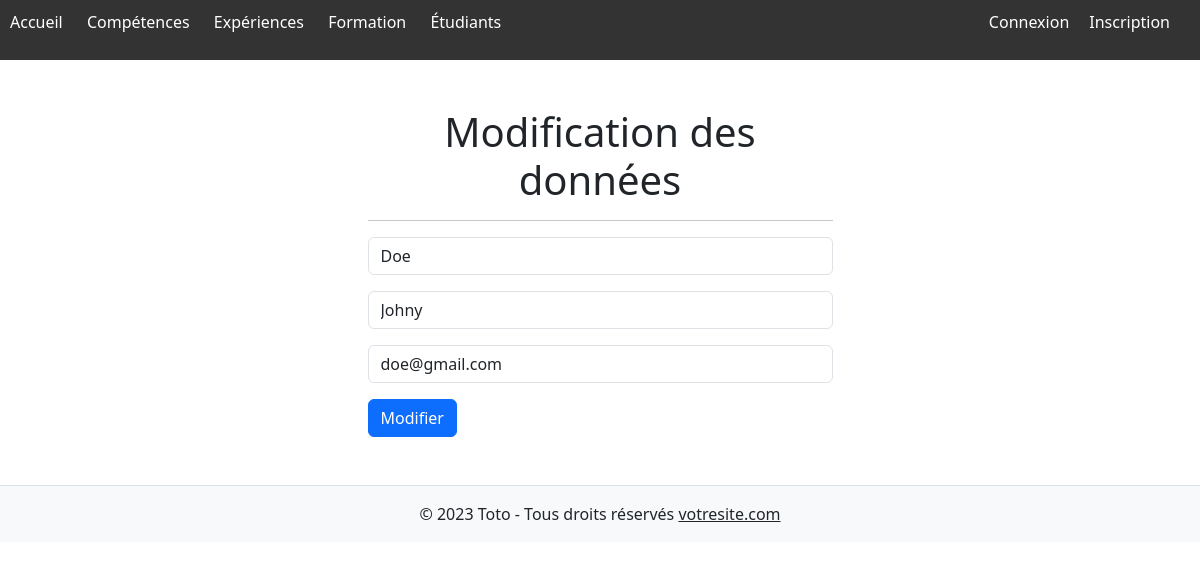
The page /edit.php?id=1 on the database its author committed.
### tables this page shows
CREATE TABLE `etudiants` (
  `id` int NOT NULL AUTO_INCREMENT,
  `nom` varchar(100) NOT NULL,
  `prenom` varchar(100) NOT NULL,
  `password` varchar(100) NOT NULL,
  `email` varchar(100) NOT NULL,
  `remember_token` varchar(255) DEFAULT NULL,
  `image` varchar(255) DEFAULT NULL,
  PRIMARY KEY (`id`)
);

### functions/functions.php (called while the page is built, shortened)
<?php
function getUserData($db, $id) {
    try {
        $stmt = $db->prepare("SELECT * FROM etudiants WHERE id = :id");
        $stmt->bindParam(':id', $id, PDO::PARAM_INT);
        $stmt->execute();
        return $stmt->fetch(PDO::FETCH_ASSOC);
    } catch (PDOException $e) {
        logError($e);
        return null;
    }
}

### edit.php (the view, shortened to what this page needs)
<?php
include "includes/header.php";
include 'config/config.php';
include 'functions/functions.php';
global $db;
?>
    <div class="container mt-5 mb-5">
        <div class="mx-auto col-md-5">
            <h1 class="text-center">Modification des données</h1>
            <hr>
            <form method="post" id="inscriptionForm">
                <?php
                $userId = $_GET['id'] ?? null;
                $userData = $userId ? getUserData($db, $userId) : null;
                ?>
                <div class="form-group mb-3">
                    <input type="text" class="form-control" id="nom" name="nom" placeholder="Nom" value="<?php echo $userData['nom'] ?? ''; ?>">
                </div>
                <div class="form-group mb-3">
                    <input type="text" class="form-control" id="prenom" name="prenom" placeholder="Prénom" value="<?php echo $userData['prenom'] ?? ''; ?>">
                </div>
                <div class="form-group mb-3">
                    <input type="email" class="form-control" id="email" name="email" placeholder="Email" value="<?php echo $userData['email'] ?? ''; ?>">
                </div>
                <div class="form-group mt-3">
                    <button type="submit" class="btn btn-primary">Modifier</button>
                </div>
            </form>
        </div>
    </div>
<?php include "includes/footer.php"; ?>

### rows shown on the page
etudiants: nom "Doe", prenom "Johny", email "doe@gmail.com"
